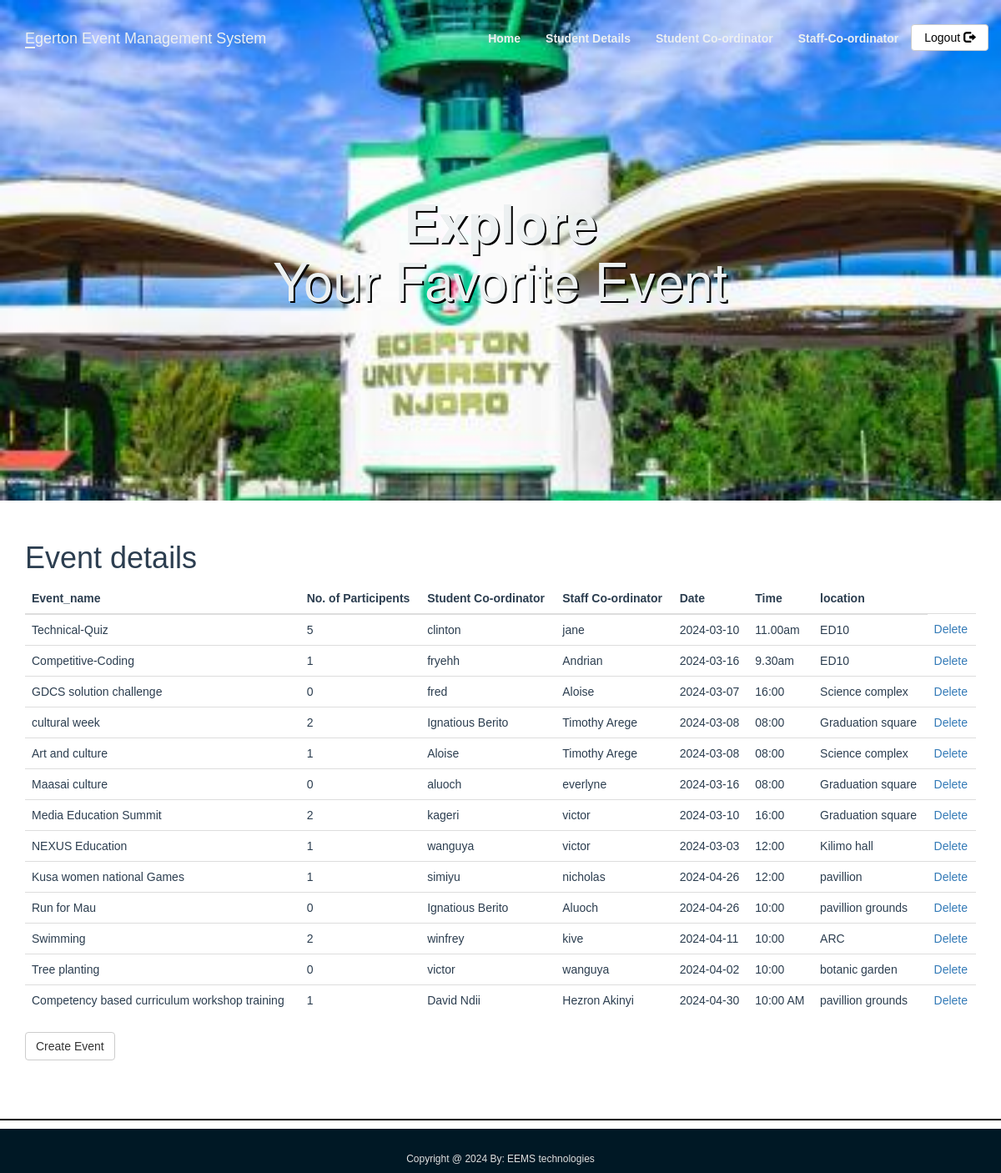
The app's page /adminPage.php, older data.
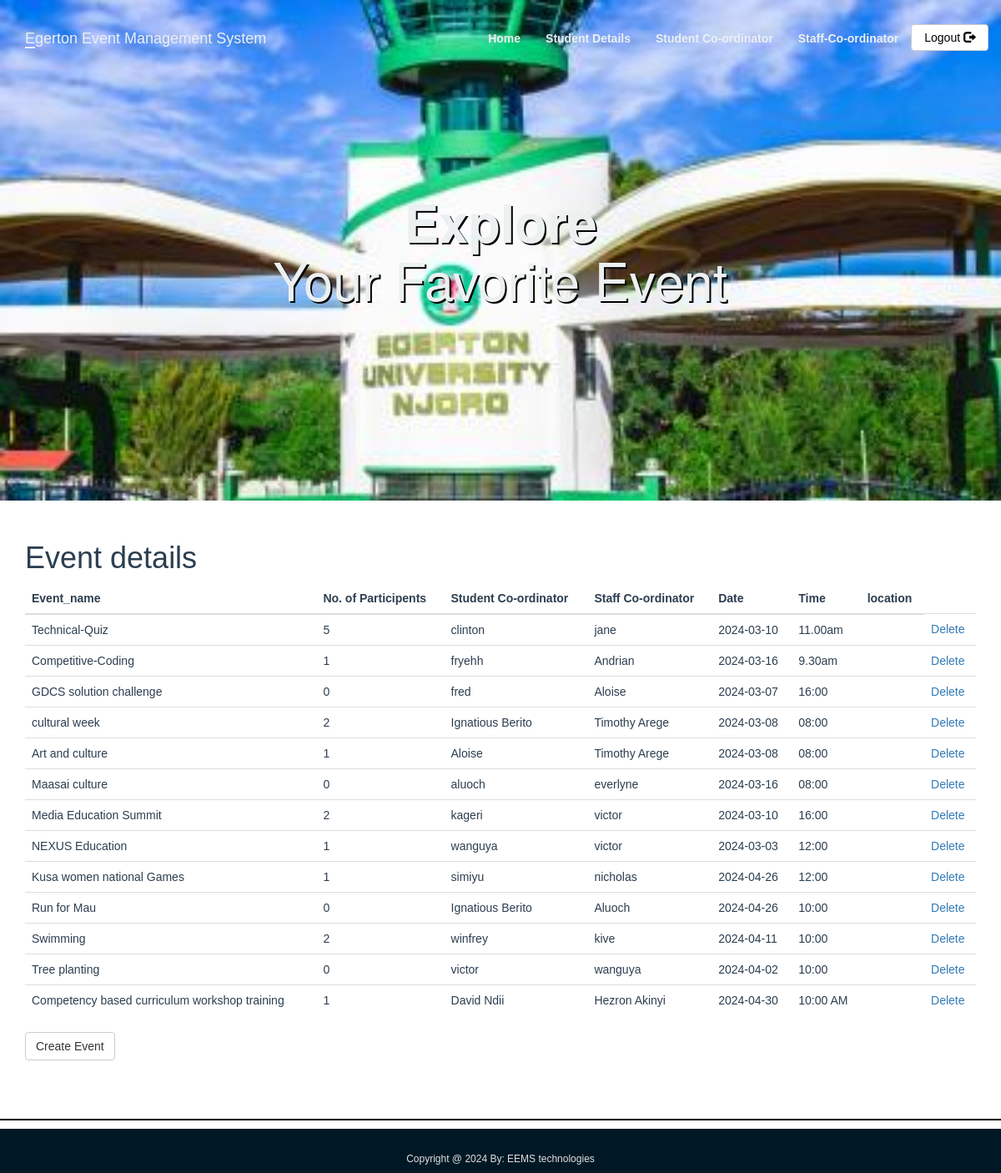
The same page, newer data.
### tables this page shows
CREATE TABLE `staff_coordinator` (
  `stid` int(11) NOT NULL,
  `name` varchar(100) NOT NULL,
  `phone` varchar(10) DEFAULT NULL,
  `event_id` int(11) DEFAULT NULL
);

CREATE TABLE `events` (
  `event_id` int(11) NOT NULL,
  `event_title` varchar(50) NOT NULL,
  `participents` int(100) DEFAULT 0,
  `img_link` text DEFAULT NULL,
  `type_id` int(11) DEFAULT NULL
);

CREATE TABLE `student_coordinator` (
  `sid` int(11) NOT NULL,
  `st_name` varchar(100) NOT NULL,
  `phone` varchar(10) DEFAULT NULL,
  `event_id` int(11) DEFAULT NULL
);

CREATE TABLE `event_info` (
  `event_id` int(10) NOT NULL,
  `Date` date DEFAULT NULL,
  `time` varchar(20) NOT NULL,
  `venue_id` int(11) NOT NULL
);

### adminPage.php (the view, shortened to what this page needs)
<?php
include_once 'classes/db1.php';
$result = mysqli_query($conn,"SELECT * FROM staff_coordinator s ,event_info ef ,student_coordinator st,events e where e.event_id= ef.event_id and e.event_id= s.event_id and e.event_id= st.event_id");
?>
<!DOCTYPE html>
<html>
<head>
</head>
    <body>
<?php include 'utils/adminHeader.php'?>
        <div class = "content">
            <div class = "container">
            <h1>Event details</h1>
            <?php
if (mysqli_num_rows($result) > 0) {
?>
                <table class="table table-hover" >
                    <thead>
                        <tr>
                            <th>Event_name</th>
                            <th>No. of Participents</th>
                            <th>Student Co-ordinator</th>
                            <th>Staff Co-ordinator</th>
                            <th>Date</th>
                            <th>Time</th>
                            <th>location </th>
                        </tr>
                    </thead>
                    <tbody>
                        <?php
                     while($row = mysqli_fetch_array($result)){
                            echo '<tr>';
                             echo '<td>' . $row['event_title'] . '</td>';
                            echo '<td>' . $row['participents'] . '</td>';
                            echo '<td>' . $row['st_name'] . '</td>';
                            echo '<td>' . $row['name'] . '</td>';
                            echo '<td>'.$row['Date'].'</td>';
                            echo '<td>'.$row['time'].'</td>';
                            echo '<td>'.$row['location'].'</td>';
                            echo '<td>'
                            .'<a class="delete" href="deleteEvent.php?id='.$row['event_id'].'">Delete</a> '
                            .'</td>';
                            echo '</tr>';
                        }
                        ?>
                    </tbody>
                </table>
<?php
}
?>
                <a class="btn btn-default" href = "createEventForm.php">Create Event</a>
            </div>
        </div>
        <?php require 'utils/footer.php'; ?>
    </body>
</html>

### utils/adminHeader.php (shortened to what this page needs)
<head>
</head>
        <?php require 'utils/styles.php'; ?>
<header class="bgImage" >
    <nav class="navbar" >
        <div class="container">
            <div class="navbar-header">
                <a class = "navbar-brand">
                    Egerton Event Management System
                </a>
            </div>
            <ul class="nav navbar-nav navbar-right">
            <li><a href = "adminPage.php"><strong>Home</strong></a></li>
            <li><a href = "Stu_details.php"><strong>Student Details</strong></a></li>
                    <li><a href = "Stu_cordinator.php"><strong>Student Co-ordinator</strong></a></li>
                    <li><a href = "Staff_cordinator.php"><strong>Staff-Co-ordinator</strong></a></li>
                    <li class="btnlogout"><a class = "btn btn-default navbar-btn" href = "index.php">Logout <span class = "glyphicon glyphicon-log-out"></span></a></li>
            </ul>
        </div>
    </nav>
    <div class = "col-md-12">
        <div class = "container">
            <div class = "jumbotron">
                <h1><strong>Explore<br></strong> Your Favorite Event</h1>
    </div>
</header>

### utils/styles.php
<link rel = "stylesheet" type = "text/css" href = "css/bootstrap.css">
<link rel = "stylesheet" type = "text/css" href = "css/style.css">

### utils/footer.php
<hr class = "footerline">
<footer>
    <div class = "container">
        <h6 style="text-align:center;"> Copyright @ 2024 By: EEMS technologies</h6>
    </div>
</footer>

### css/style.css (style rules this page uses)
body { overflow-x: hidden; }
hr { border-top: 2px solid black; margin-top: 40px; margin-bottom: 40px; }
header .navbar { padding: 20px 0; font-family: Arial, Helvetica, sans-serif; }
header .navbar-header a::first-letter { border-bottom: 2px solid #ecf0f1; }
header .navbar-nav a { color: #ecf0f1; padding-bottom: 12px; }
header .navbar-nav a:link { position: relative; }
header .btnlogout a { padding-top: 5px; }
header .navbar-nav a:before { content: ""; position: absolute; width: 100%; height: 3px; left: 0; background-color: #ecf0f1; visibility: hidden; -webkit-transform: scaleX(0); transform: scaleX(0); -webkit-transition: all 0.3s ease-in-out 0s; transition: all 0.3s ease-in-out 0s; margin-top: 25px; }
header .navbar-header a { color: #ecf0f1; }
header .navbar-nav .btn { color: black; padding-bottom: 5px; margin: 8px 0px; }
.jumbotron { background-color: transparent; color: #ecf0f1; text-align: center; margin-top: 50px; text-shadow: 2px 2px black; }
.footerline { margin-top: 70px; margin-bottom: 10px; }
.content { font-family: Arial, Helvetica, sans-serif; color: #2C3E50; }
footer { font-family: Arial, Helvetica, sans-serif; color: #E0E0E0; line-height: 2; background-color: #001825; padding-top: 20px; }

### utils/adminHeader.php (style rules this page uses)
.bgImage { background-image: url(images/EU_main_gate.jpg); background-size: cover; background-position: center center; height: 600px; margin-bottom: 29px; }

Row changes from the older to the newer data that the page shows:
changed through a linked row, staff_coordinator "jane": event_info.location "ED10" → (not shown)
changed through a linked row, staff_coordinator "Andrian": event_info.location "ED10" → (not shown)
changed through a linked row, staff_coordinator "GDCS solution challenge": event_info.location "Science complex" → (not shown)
changed through a linked row, staff_coordinator "cultural week": event_info.location "Graduation square" → (not shown)
changed through a linked row, staff_coordinator "Art and culture": event_info.location "Science complex" → (not shown)
changed through a linked row, staff_coordinator "everlyne": event_info.location "Graduation square" → (not shown)
changed through a linked row, staff_coordinator "Media Education Summit": event_info.location "Graduation square" → (not shown)
changed through a linked row, staff_coordinator "NEXUS Education": event_info.location "Kilimo hall" → (not shown)
changed through a linked row, staff_coordinator "nicholas": event_info.location "pavillion" → (not shown)
changed through a linked row, staff_coordinator "Aluoch": event_info.location "pavillion grounds" → (not shown)
changed through a linked row, staff_coordinator "kive": event_info.location "ARC" → (not shown)
changed through a linked row, staff_coordinator "Tree planting": event_info.location "botanic garden" → (not shown)
changed through a linked row, staff_coordinator "Hezron Akinyi": event_info.location "pavillion grounds" → (not shown)
